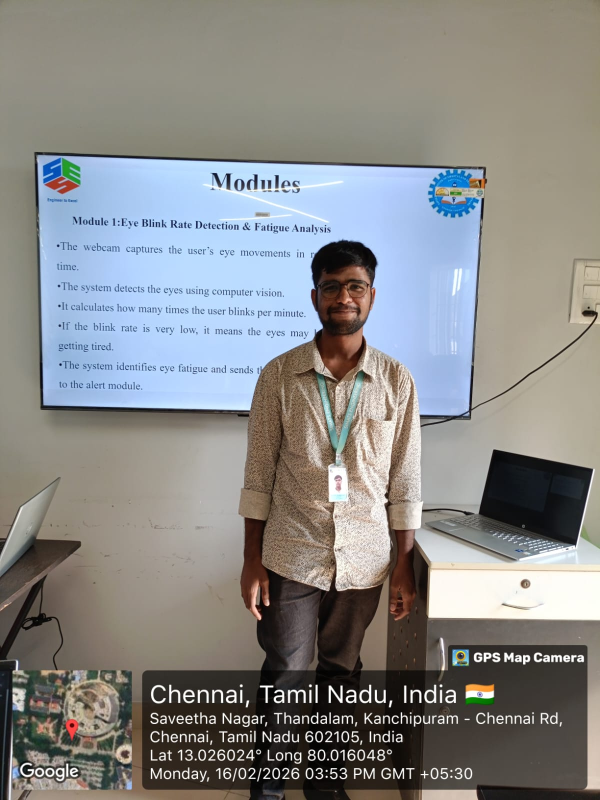
#> input picture CAPSTONE/zero.review.jpeg, 1200 x 1600 px, found by its file name (shown at 1/2 size)
$ jupyter execute 'Activity_4(Gaussian_Pyramid).ipynb'
#> lines starting #> are read from the running program, lines starting #| are printed output that depends on the picture; after the words box and inside, x2 and y2 are one past the last pixel; in counts of white or black regions, pixels touching at a corner belong together
<a href="https://colab.research.google.com/github/ANKIAbhishek2006/DSA0216/blob/main/Activity_4(Gaussian_Pyramid).ipynb" target="_parent"></a>

[cell 1]
from google.colab import files
uploaded = files.upload()
#> the answer given: zero.review.jpeg
import cv2
import matplotlib.pyplot as plt
import os
img_path = list(uploaded.keys())[0]
print("Using image:", img_path)
img = cv2.imread(img_path)
#> img is the input picture: shape (1600, 1200, 3); mean B, G, R 136, 137.2, 136.8
if img is None:
    print("Image not loaded.")
    exit()
img = cv2.cvtColor(img, cv2.COLOR_BGR2RGB)
level0 = img
level1 = cv2.pyrDown(level0)
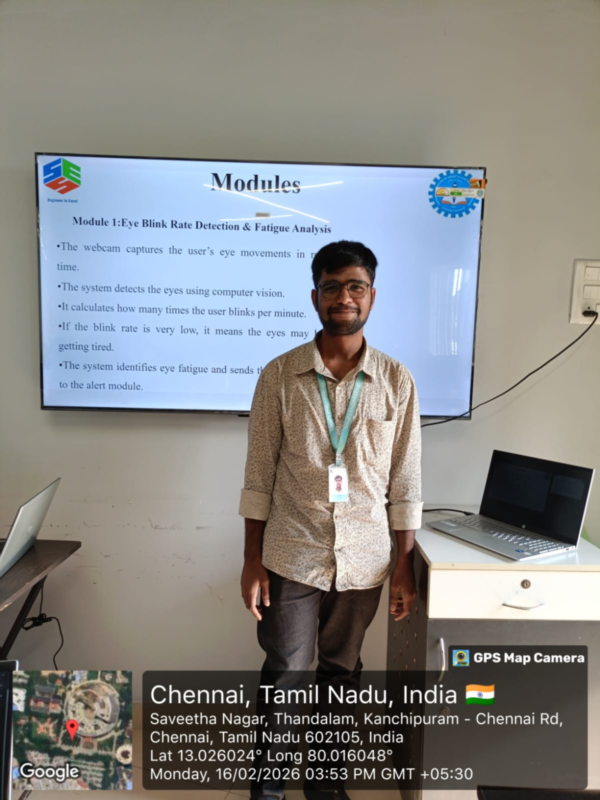
#> level1: shape (800, 600, 3); mean R, G, B 136.8, 137.2, 136
level2 = cv2.pyrDown(level1)
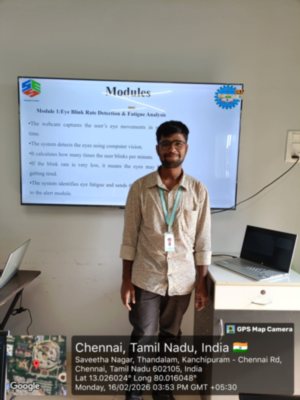
#> level2: shape (400, 300, 3); mean R, G, B 136.8, 137.1, 135.9
level3 = cv2.pyrDown(level2)
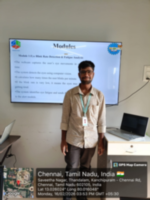
#> level3: shape (200, 150, 3); mean R, G, B 136.8, 137.1, 135.9
levels = [level0, level1, level2, level3]
edges = []
for lvl in levels:
    gray = cv2.cvtColor(lvl, cv2.COLOR_RGB2GRAY)
    edge = cv2.Canny(gray, 100, 200)
    edges.append(edge)
#> this loop made 4 passes
#> pass 1, `gray = cv2.cvtColor(lvl, cv2.COLOR_RGB2GRAY)`:
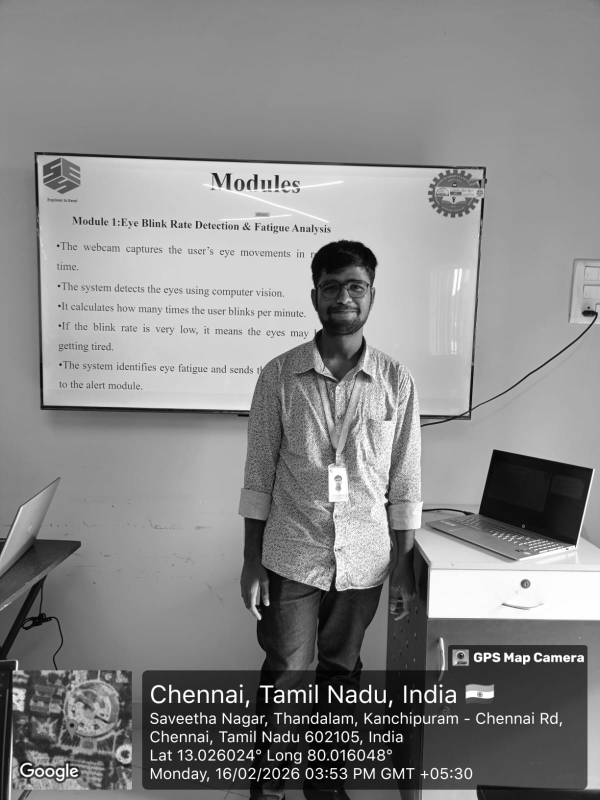
#> gray: shape (1600, 1200) (shown at 1/2 size); min 0, max 255, mean 136.9
#> pass 1, `edge = cv2.Canny(gray, 100, 200)`:
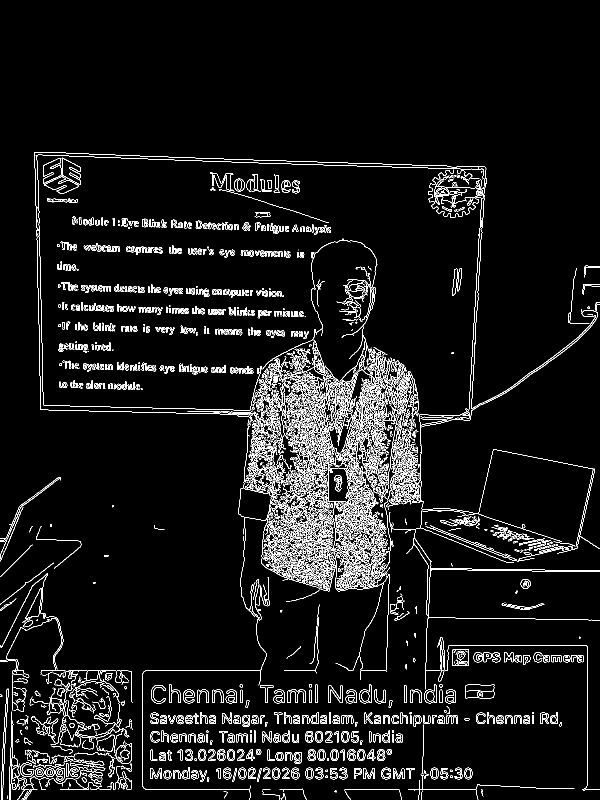
#> edge: shape (1600, 1200) (shown at 1/2 size); 5.8% white in thin lines or dots, all inside (x1, y1, x2, y2) = (0, 304, 1200, 1600)
#> pass 2, `gray = cv2.cvtColor(lvl, cv2.COLOR_RGB2GRAY)`:
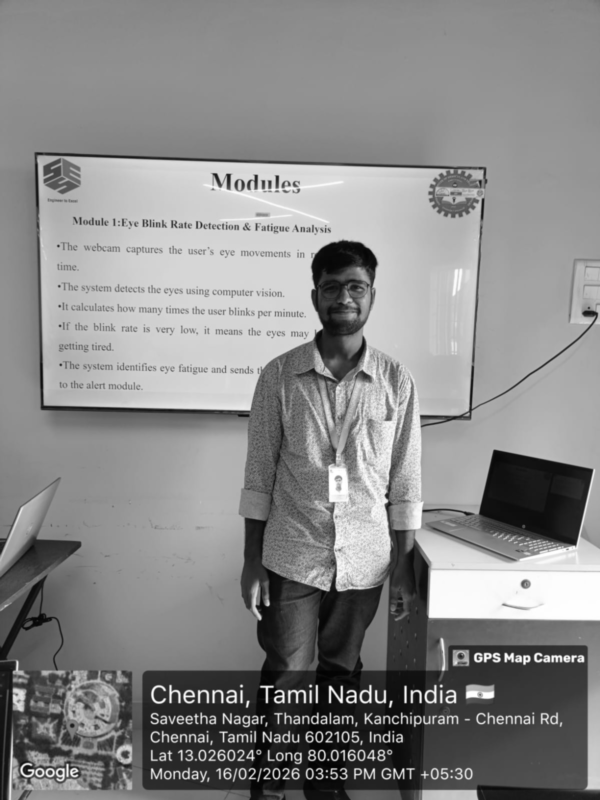
#> gray: shape (800, 600); min 2, max 255, mean 136.9
#> pass 2, `edge = cv2.Canny(gray, 100, 200)`:
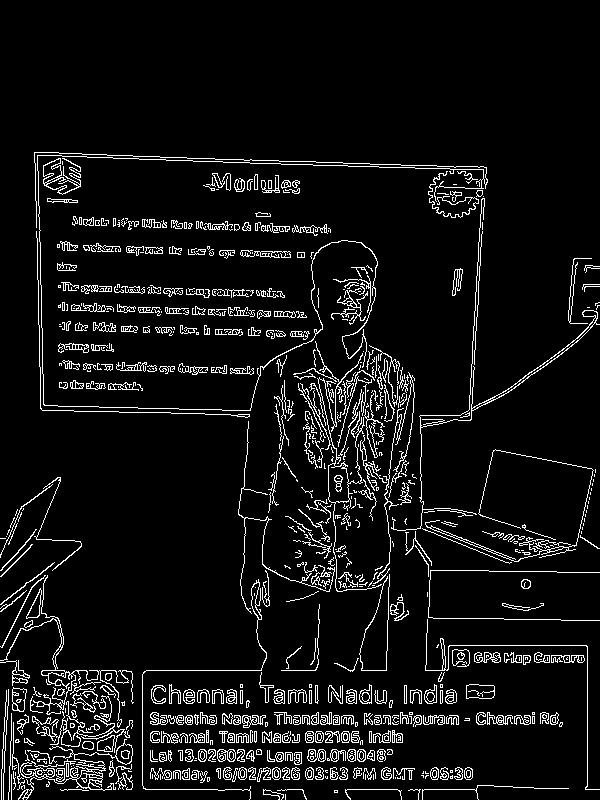
#> edge: shape (800, 600); 7% white in thin lines or dots, all inside (x1, y1, x2, y2) = (0, 152, 600, 800)
#> after the loop:
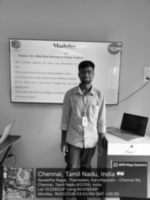
#> gray: shape (200, 150); min 6, max 254, mean 136.9
#> after the loop, edges = 4 items
plt.figure(figsize=(12,10))
for i in range(4):
    plt.subplot(4,2,2*i+1)
    plt.imshow(levels[i])
    plt.title(f"Level {i}")
    plt.axis("off")
    plt.subplot(4,2,2*i+2)
    plt.imshow(edges[i], cmap='gray')
    plt.title(f"Edges Level {i}")
    plt.axis("off")
plt.tight_layout()
plt.show()
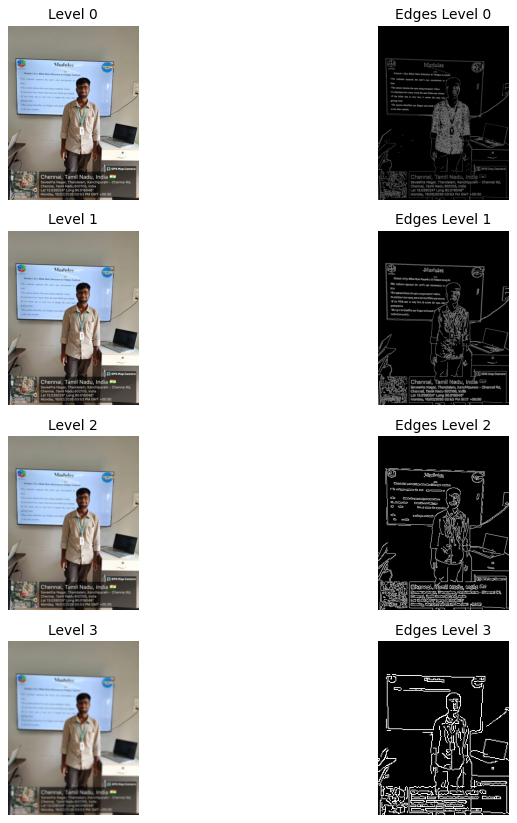
#> figure drawn by matplotlib, 8 panels
